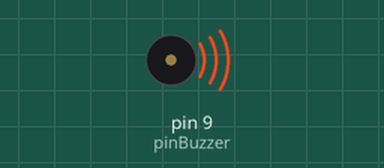
Simulated run of this sketch. Board: Arduino Uno, built with avr-gcc and run on an emulated ATmega328P. Parts: buzzer (waves = sounding, pin HIGH).

Above: at 0.2 s.
Timing chart, 0 to 3.0 s (numbered marks = the images above):
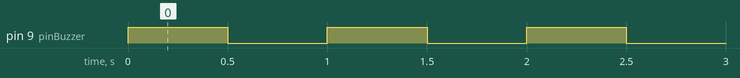

Measured:
- by itself, pin 9 (pinBuzzer): alternates HIGH for 0.50 s and LOW for 0.50 s

The sketch:

latihanBuzzer3.ino
```cpp
int pinBuzzer= 9;


void setup(){

pinMode(pinBuzzer, OUTPUT);

}


void loop(){

digitalWrite(pinBuzzer, HIGH);

delay(500);

digitalWrite(pinBuzzer, LOW);

delay(500);

}
```
